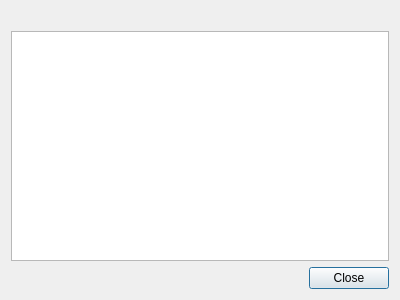
<?xml version="1.0" encoding="UTF-8"?>
<ui version="4.0">
 <class>MessageListDialog</class>
 <widget class="QDialog" name="MessageListDialog">
  <property name="geometry">
   <rect>
    <x>0</x>
    <y>0</y>
    <width>400</width>
    <height>300</height>
   </rect>
  </property>
  <property name="windowTitle">
   <string>Dialog</string>
  </property>
  <layout class="QVBoxLayout" name="verticalLayout">
   <item>
    <widget class="QLabel" name="message">
     <property name="text">
      <string/>
     </property>
    </widget>
   </item>
   <item>
    <widget class="QListWidget" name="listWidget">
     <property name="verticalScrollMode">
      <enum>QAbstractItemView::ScrollPerPixel</enum>
     </property>
     <property name="horizontalScrollMode">
      <enum>QAbstractItemView::ScrollPerPixel</enum>
     </property>
     <property name="wordWrap">
      <bool>true</bool>
     </property>
    </widget>
   </item>
   <item>
    <widget class="QDialogButtonBox" name="buttonBox">
     <property name="orientation">
      <enum>Qt::Horizontal</enum>
     </property>
     <property name="standardButtons">
      <set>QDialogButtonBox::Close</set>
     </property>
    </widget>
   </item>
  </layout>
 </widget>
 <resources/>
 <connections>
  <connection>
   <sender>buttonBox</sender>
   <signal>accepted()</signal>
   <receiver>MessageListDialog</receiver>
   <slot>accept()</slot>
   <hints>
    <hint type="sourcelabel">
     <x>248</x>
     <y>254</y>
    </hint>
    <hint type="destinationlabel">
     <x>157</x>
     <y>274</y>
    </hint>
   </hints>
  </connection>
  <connection>
   <sender>buttonBox</sender>
   <signal>rejected()</signal>
   <receiver>MessageListDialog</receiver>
   <slot>reject()</slot>
   <hints>
    <hint type="sourcelabel">
     <x>316</x>
     <y>260</y>
    </hint>
    <hint type="destinationlabel">
     <x>286</x>
     <y>274</y>
    </hint>
   </hints>
  </connection>
 </connections>
</ui>
